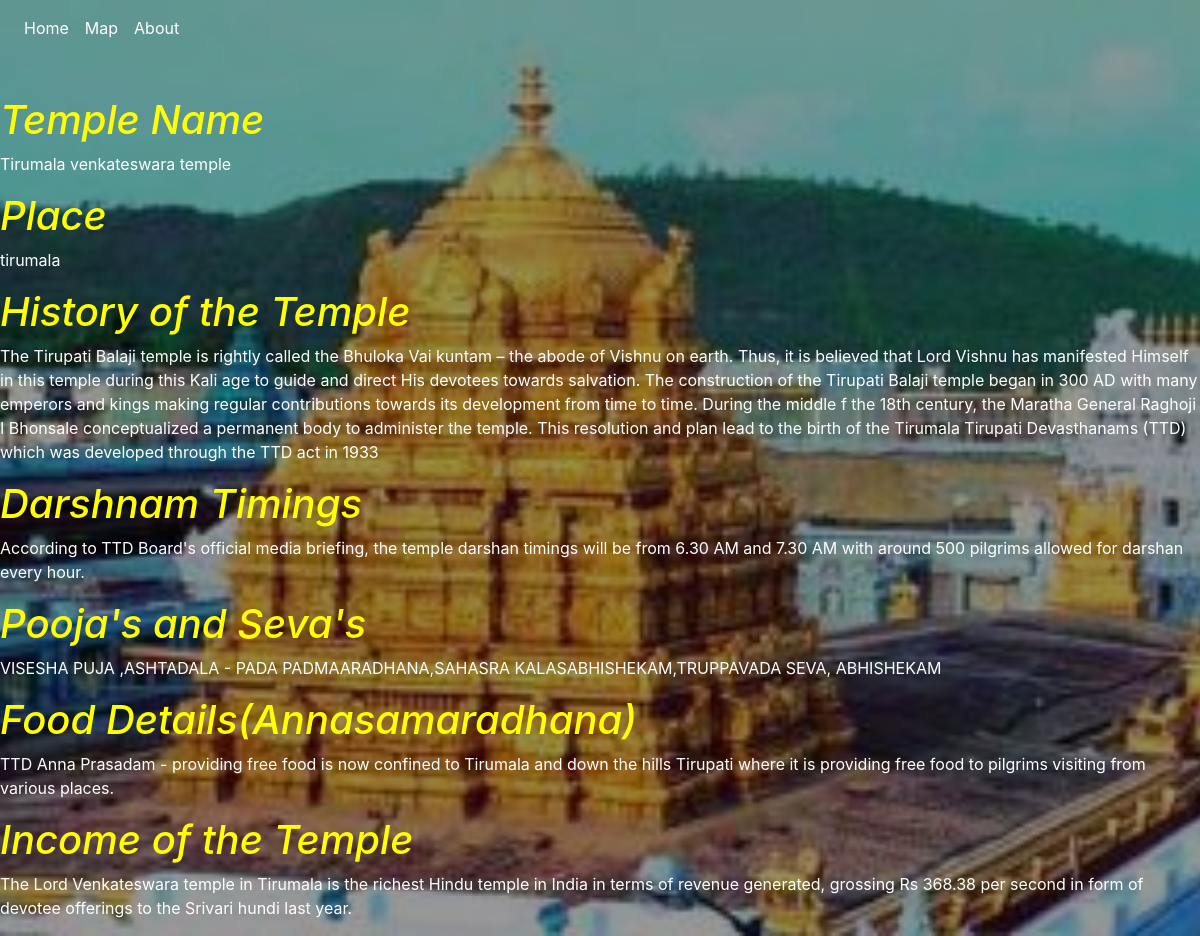
/temple/1, run on the app's committed database.
### Temple/models.py (models this page shows)
class TemplesData(models.Model):
    name=models.CharField(max_length=100)
    place=models.CharField(max_length=100)
    history=models.CharField(max_length=10000)
    darshtim=models.CharField(max_length=1000)
    puja=models.CharField(max_length=1000)
    food=models.CharField(max_length=1000)
    income=models.CharField(max_length=1000)

### Temple/views.py (the view)
# urls.py: path('temple/<int:id>',map.temple,name='temple'),
def temple(request,id):
    temple = TemplesData.objects.get(id=id)
    name = temple.name
    place = temple.place
    history = temple.history
    timings = temple.darshtim
    pooja = temple.puja
    food = temple.food
    income = temple.income
    return render(request,'Temple/temple.html',{'id':id,'history':history,'name':name,'place':place,'timings':timings,'pooja':pooja,'food':food,'income':income})

### Temple/templates/Temple/temple.html (shortened to what this page needs)
{% load static %}
<!DOCTYPE html>
<html lang="en">
<head>
    <link rel="stylesheet" href="https://cdn.jsdelivr.net/npm/bootstrap@4.6.2/dist/css/bootstrap.min.css">
</head>
<body>
    <div class="bg">
    <nav class="navbar navbar-expand-lg navbar-light">
        <div class="collapse navbar-collapse" id="navbarNavAltMarkup">
          <div class="navbar-nav">
            <a class="nav-item nav-link active" href="{% url 'home' %}"><p>Home</p> <span class="sr-only">(current)</span></a>
            <a class="nav-item nav-link" href="{% url 'direct' %}"><p>Map</p></a>
            <a class="nav-item nav-link" href="{% url 'about' %}"><p>About</p></a>
          </div>
        </div>
      </nav><br>
    <h1>Temple Name</h1>
    <p>{{ name }}</p>
    <h1>Place</h1>
    <p>{{ place }}</p>
    <h1>History of the Temple</h1>
    <p>{{ history }}</p>
    <h1>Darshnam Timings</h1>
    <p>{{ timings }}</p>
    <h1>Pooja's and Seva's</h1>
    <p>{{ pooja }}</p>
    <h1>Food Details(Annasamaradhana)</h1>
    <p>{{ food }}</p>
    <h1>Income of the Temple</h1>
    <p>{{ income }}</p>
    </div>
</body>
</html>

### data on the page
TemplesData: name "Tirumala venkateswara temple", place "tirumala", history "The Tirupati Balaji temple is rightly called the Bhuloka Vai kuntam – the abode of Vishnu on earth. Thus, it is believed that Lord Vishnu has manifested Himself in this temple during this Kali age to guide and direct His devotees towards salvation. The construction of the Tirupati Balaji temple began in 300 AD with many emperors and kings making regular contributions towards its development from time to time. During the middle f the 18th century, the Maratha General Raghoji I Bhonsale conceptualized a permanent body to administer the temple. This resolution and plan lead to the birth of the Tirumala Tirupati Devasthanams (TTD) which was developed through the TTD act in 1933", darshtim "According to TTD Board's official media briefing, the temple darshan timings will be from 6.30 AM and 7.30 AM with around 500 pilgrims allowed for darshan every hour.", puja "VISESHA PUJA ,ASHTADALA - PADA PADMAARADHANA,SAHASRA KALASABHISHEKAM,TRUPPAVADA SEVA, ABHISHEKAM", food "TTD Anna Prasadam - providing free food is now confined to Tirumala and down the hills Tirupati where it is providing free food to pilgrims visiting from various places.", income "The Lord Venkateswara temple in Tirumala is the richest Hindu temple in India in terms of revenue generated, grossing Rs 368.38 per second in form of devotee offerings to the Srivari hundi last year."
